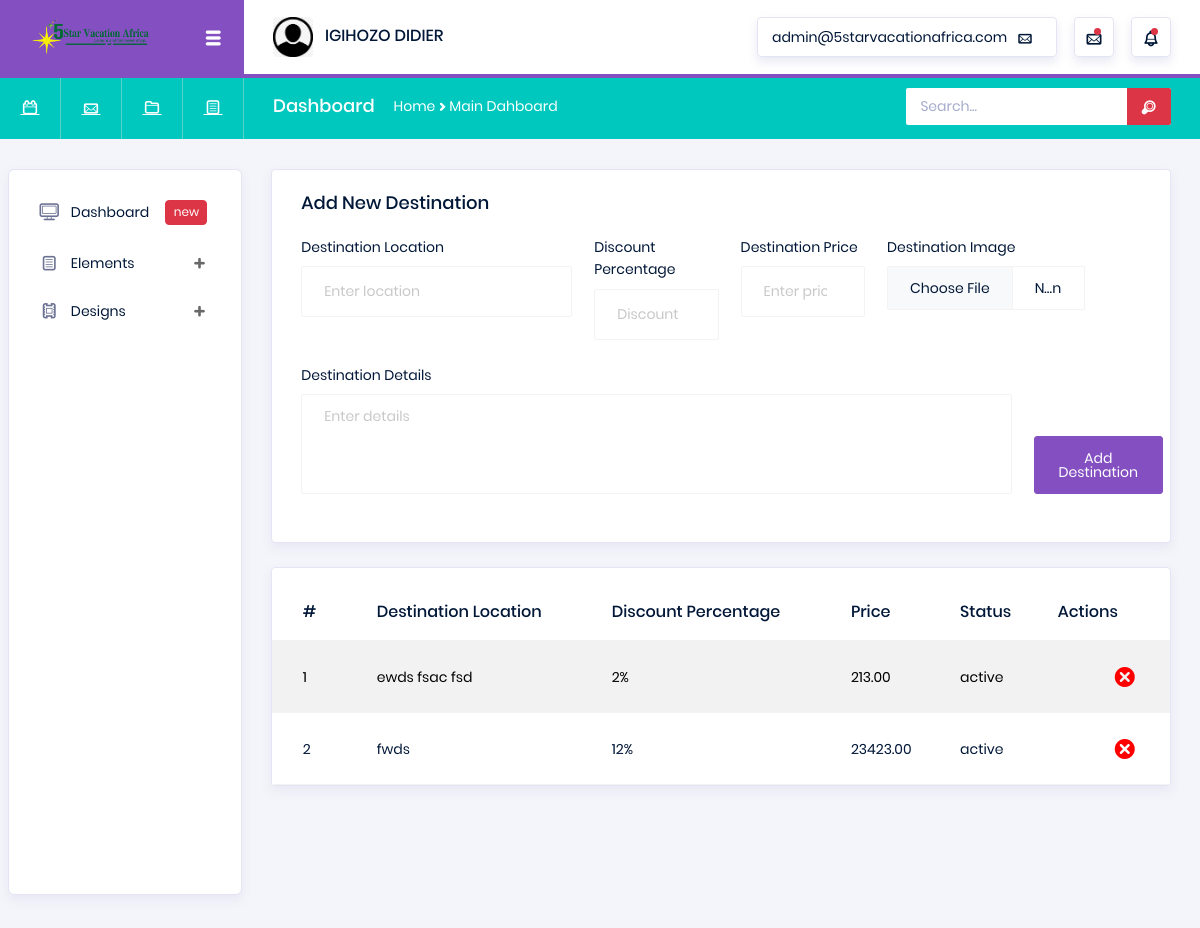
Before: /admin/destinations.php (signed in) with the older database file.
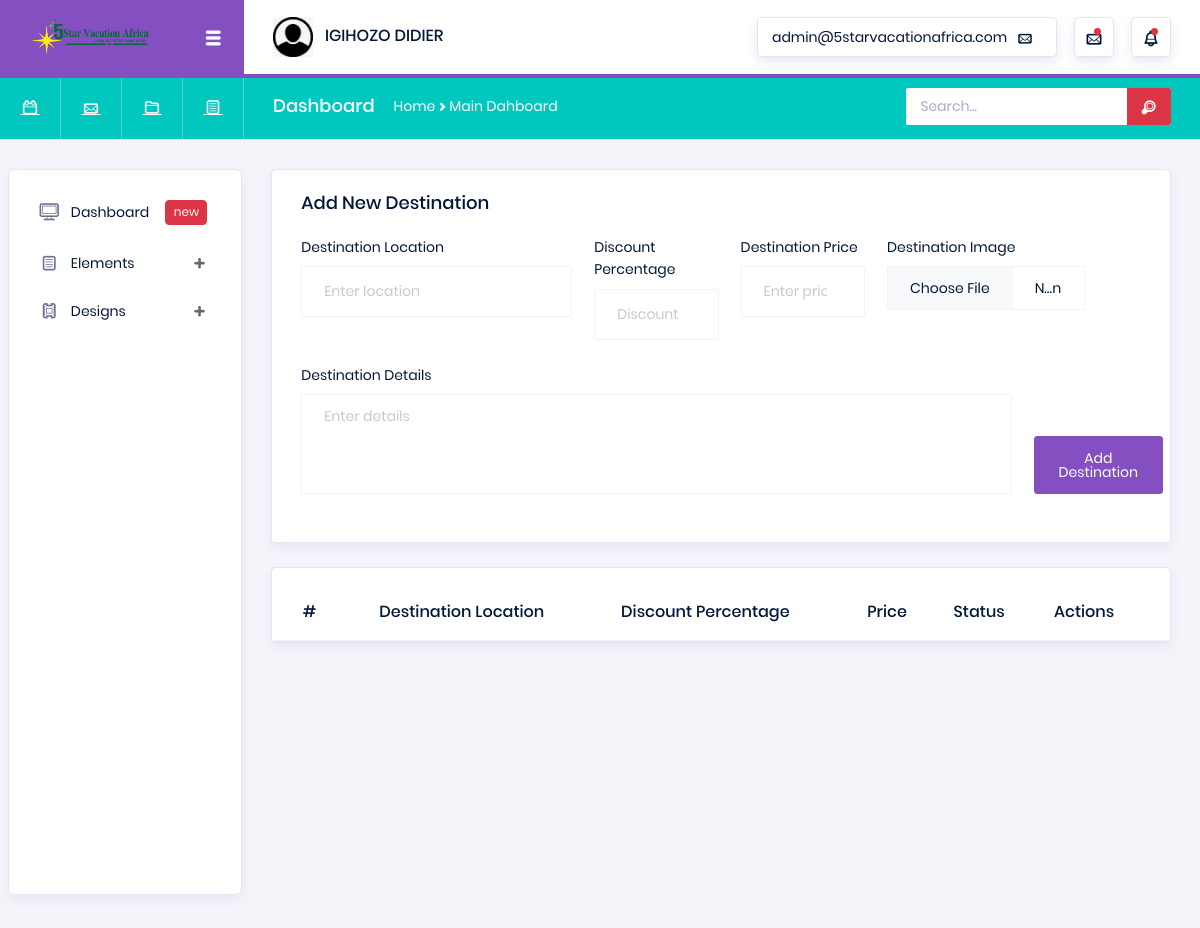
After: the same page with the newer database file.
### tables this page shows
CREATE TABLE `Destinations` (
  `DestinationID` int(11) NOT NULL AUTO_INCREMENT,
  `DestinationLocation` varchar(255) NOT NULL,
  `DestinationDiscountPercentage` int(11) DEFAULT 0,
  `DestinationPrice` decimal(10,2) NOT NULL,
  `DestinationImage` varchar(255) DEFAULT NULL,
  `DestinationDetails` text DEFAULT NULL,
  `DestinationStatus` enum('active','inactive') DEFAULT 'active',
  `CreatedAt` timestamp NULL DEFAULT current_timestamp(),
  `UpdatedAt` timestamp NULL DEFAULT current_timestamp() ON UPDATE current_timestamp(),
  PRIMARY KEY (`DestinationID`)
);

### admin/destinations.php (the view, shortened to what this page needs)
<?php
require("lib/header.php");
@require("../lib/drive.php");
$con = $pdo;
?>
<div class="main-panel">
    <div class="content-wrapper">
        <div class="row">
            <div class="col-md-12">
                <div class="card">
                    <div class="card-body">
                        <h4 class="card-title">Add New Destination</h4>
                        <form method="post" enctype="multipart/form-data" style="width:102%">
                            <div class="form-row row">
                                <div class="form-group col-md-4">
                                    <label for="location">Destination Location</label>
                                    <input type="text" class="form-control" id="location" name="location" placeholder="Enter location" required>
                                </div>
                                <div class="form-group col-md-2">
                                    <label for="discountPercentage">Discount Percentage</label>
                                    <input type="number" class="form-control" id="discountPercentage" name="discountPercentage" placeholder="Discount" min="0" max="100">
                                </div>
                                <div class="form-group col-md-2">
                                    <label for="price">Destination Price</label>
                                    <input type="number" class="form-control" id="price" name="price" placeholder="Enter price" step="0.01" required>
                                </div>
                                <div class="form-group col-md-3">
                                    <label for="destinationImage">Destination Image</label>
                                    <input type="file" class="form-control" id="destinationImage" name="destinationImage" accept="image/*" required>
                                </div>
                                <div class="form-group col-md-10">
                                    <label for="destinationDetails">Destination Details</label>
                                    <textarea class="form-control" id="destinationDetails" name="destinationDetails" rows="5" placeholder="Enter details" required></textarea>
                                </div>
                                <div class="form-group col-md-2 d-flex align-items-end">
                                    <button type="submit" class="btn btn-primary">Add Destination</button>
                                </div>
                            </div>
                        </form>
                    </div>
                </div>
                <div class="card mt-4">
                    <div class="table-responsive pt-3">
                        <table class="table table-striped project-orders-table">
                            <thead>
                                <tr>
                                    <th>#</th>
                                    <th>Destination Location</th>
                                    <th>Discount Percentage</th>
                                    <th>Price</th>
                                    <th>Status</th>
                                    <th>Actions</th>
                                </tr>
                            </thead>
                            <tbody>
                                <?php
                                $stmt = $con->query("SELECT * FROM Destinations ORDER BY DestinationID DESC");
                                $index = 1;
                                while ($row = $stmt->fetch(PDO::FETCH_ASSOC)) {
                                    $id = $row['DestinationID'];
                                    echo "<tr>
                                            <td>{$index}</td>
                                            <td>{$row['DestinationLocation']}</td>
                                            <td>{$row['DestinationDiscountPercentage']}%</td>
                                            <td>{$row['DestinationPrice']}</td>
                                            <td>{$row['DestinationStatus']}</td>
                                            <td><a href='delete-destination.php?id=$id' style='text-decoration:none;color:#F00;font-size:30px;float:right'><i class='typcn typcn-delete'></i></a></td>
                                        </tr>";
                                    $index++;
                                }
                                ?>
                            </tbody>
                        </table>
                    </div>
                </div>
            </div>
        </div>
    </div>
</div>

### admin/lib/header.php (shortened to what this page needs)
<!DOCTYPE html>
<html lang="en">
<head>
  <link rel="stylesheet" href="assets/vendors/typicons/typicons.css">
  <link rel="stylesheet" href="assets/vendors/css/vendor.bundle.base.css">
  <link rel="stylesheet" href="assets/css/style.css">
</head>
<body>
  <div class="container-scroller">
    <nav class="navbar col-lg-12 col-12 p-0 fixed-top d-flex flex-row">
      <div class="navbar-brand-wrapper d-flex justify-content-center">
        <div class="navbar-brand-inner-wrapper d-flex justify-content-between align-items-center w-100">
          <a class="navbar-brand brand-logo" href="index.php"><img src="../img/images/logo.png" alt="logo"/></a>
          <button class="navbar-toggler navbar-toggler align-self-center" type="button" data-toggle="minimize">
            <span class="typcn typcn-th-menu"></span>
          </button>
        </div>
      </div>
      <div class="navbar-menu-wrapper d-flex align-items-center justify-content-end">
        <ul class="navbar-nav me-lg-2">
          <li class="nav-item nav-profile dropdown">
            <a class="nav-link" href="#" data-bs-toggle="dropdown" id="profileDropdown">
              <img src="../img/images/user.png" alt="profile"/>
              <span class="nav-profile-name"><?=strtoupper($_SESSION['AdminFName'].' '.ucfirst(strtolower($_SESSION['AdminLName'])))?></span>
            </a>
          </li>
        </ul>
        <ul class="navbar-nav navbar-nav-right">
          <li class="nav-item nav-date dropdown">
            <a class="nav-link d-flex justify-content-center align-items-center" href="javascript:;">
              <h6 class="date mb-0"><?=@strtolower($_SESSION['AdminEmail'])?></h6>
              <i class="typcn typcn-mail"></i>
            </a>
          </li>
          <li class="nav-item dropdown">
            <a class="nav-link count-indicator dropdown-toggle d-flex justify-content-center align-items-center" id="messageDropdown" href="#" data-bs-toggle="dropdown">
              <i class="typcn typcn-mail mx-0"></i>
              <span class="count"></span>
            </a>
          </li>
          <li class="nav-item dropdown me-0">
            <a class="nav-link count-indicator dropdown-toggle d-flex align-items-center justify-content-center" id="notificationDropdown" href="#" data-bs-toggle="dropdown">
              <i class="typcn typcn-bell mx-0"></i>
              <span class="count"></span>
            </a>
          </li>
        </ul>
      </div>
    </nav>
    <nav class="navbar-breadcrumb col-xl-12 col-12 d-flex flex-row p-0">
      <div class="navbar-links-wrapper d-flex align-items-stretch">
        <div class="nav-link">
          <a href="javascript:;"><i class="typcn typcn-calendar-outline"></i></a>
        </div>
        <div class="nav-link">
          <a href="javascript:;"><i class="typcn typcn-mail"></i></a>
        </div>
        <div class="nav-link">
          <a href="javascript:;"><i class="typcn typcn-folder"></i></a>
        </div>
        <div class="nav-link">
          <a href="javascript:;"><i class="typcn typcn-document-text"></i></a>
        </div>
      </div>
      <div class="navbar-menu-wrapper d-flex align-items-center justify-content-end">
        <ul class="navbar-nav me-lg-2">
          <li class="nav-item ms-0">
            <h4 class="mb-0">Dashboard</h4>
          </li>
          <li class="nav-item">
            <div class="d-flex align-items-baseline">
              <p class="mb-0">Home</p>
              <i class="typcn typcn-chevron-right"></i>
              <p class="mb-0">Main Dahboard</p>
            </div>
          </li>
        </ul>
        <ul class="navbar-nav navbar-nav-right">
          <li class="nav-item nav-search d-none d-md-block me-0">
            <div class="input-group">
              <input type="text" class="form-control" placeholder="Search..." aria-label="search" aria-describedby="search">
              <div class="input-group-prepend d-flex">
                <span class="input-group-text" id="search">
                  <i class="typcn typcn-zoom"></i>
                </span>
              </div>
            </div>
          </li>
        </ul>
      </div>
    </nav>
    <div class="container-fluid page-body-wrapper">
      <nav class="sidebar sidebar-offcanvas" id="sidebar">
        <ul class="nav">
          <li class="nav-item">
            <a class="nav-link" href="home.php">
              <i class="typcn typcn-device-desktop menu-icon"></i>
              <span class="menu-title">Dashboard</span>
              <div class="badge badge-danger">new</div>
            </a>
          </li>
          <li class="nav-item">
            <a class="nav-link" data-bs-toggle="collapse" href="#ui-basic" aria-expanded="false" aria-controls="ui-basic">
              <i class="typcn typcn-document-text menu-icon"></i>
              <span class="menu-title">Elements</span>
              <i class="menu-arrow"></i>
            </a>
          </li>
          <li class="nav-item">
            <a class="nav-link" data-bs-toggle="collapse" href="#form-elements" aria-expanded="false" aria-controls="form-elements">
              <i class="typcn typcn-film menu-icon"></i>
              <span class="menu-title">Designs</span>
              <i class="menu-arrow"></i>
            </a>
          </li>
        </ul>
      </nav>

Changed rows visible on the page:
removed destinations: DestinationLocation "ewds fsac fsd", DestinationDiscountPercentage "2", DestinationPrice "213.00", DestinationStatus "active"
removed destinations: DestinationLocation "fwds", DestinationDiscountPercentage "12", DestinationPrice "23423.00", DestinationStatus "active"
